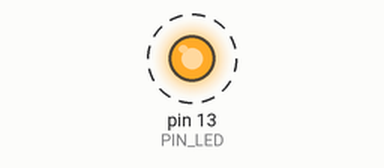
Recording of a sketch running on a simulated Arduino Uno, built with avr-gcc and run on an emulated ATmega328P. Parts: output pins drawn as LEDs (lit = HIGH). Dashed ring = blinking.

Above: at 0.05 s.
Timing chart, 0 to 3.0 s (numbered marks = the images above):
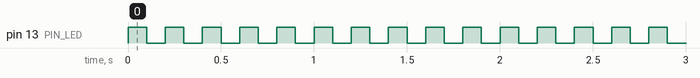

Measured:
- by itself, pin 13 (PIN_LED): alternates HIGH for 0.10 s and LOW for 0.10 s

The sketch:

blink.ino
```cpp
#define PIN_LED 13
#define DELAY 100


void setup() {
  pinMode(PIN_LED, OUTPUT);
}

void loop() {
  digitalWrite(PIN_LED, HIGH);
  delay(DELAY);
  digitalWrite(PIN_LED, LOW);
  delay(DELAY);
}
```
